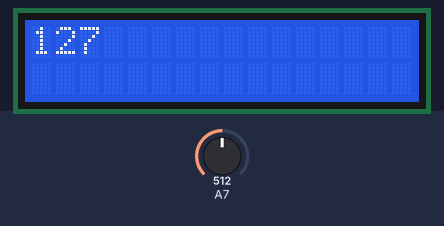
Recording of a sketch running on a simulated Arduino Mega 2560, built with avr-gcc and run on an emulated ATmega2560. Parts: 16×2 character LCD. The test bench sets the inputs (shaded band); at power-on: A7 = 512. What the sketch prints to the serial monitor is not drawn.

Above: at 1.2 s.
1.3 s: A7 set to 716
At 2.0 s:
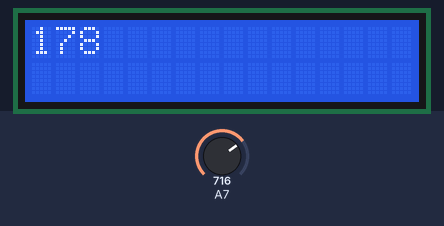
2.8 s: A7 set to 900
At 3.3 s:
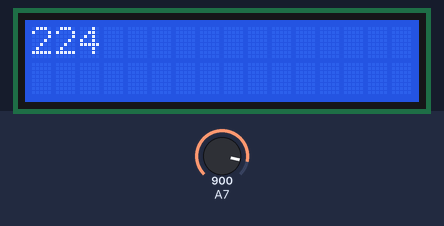
4.3 s: A7 set to 1023
At 5.5 s:
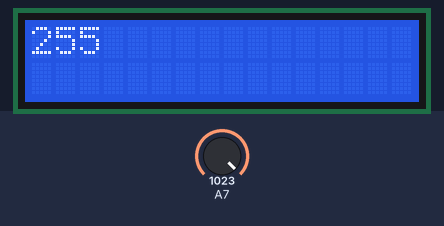
Timing chart, 0 to 7.3 s (numbered marks = the images above; inputs shaded):
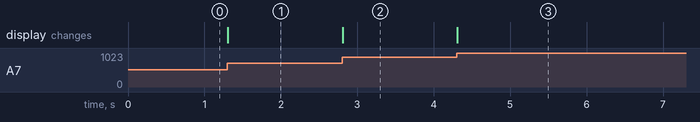

The sketch:

Activity_3.3.ino
```cpp
#include <LiquidCrystal.h>
int potPin = 39 ;
int readValue = 0 ;
const int rs = 12, en = 11, d4 = 5, d5 = 4, d6 = 3, d7 = 2;
LiquidCrystal lcd(rs, en, d4, d5, d6, d7);
int val;
void setup() {
pinMode(potPin, INPUT);
Serial.begin(9600);
lcd.begin(16, 2);
}
void loop()
{
readValue = analogRead(potPin);
lcd.setCursor(0, 0);
val = map(readValue, 0, 1023, 0, 255);
lcd.print(val);
Serial.println(val);
}
```

Measured:
- after the input at 1.3 s, the display: changes at once (image 1)
- after the input at 2.8 s, the display: changes at once (image 2)
- after the input at 4.3 s, the display: changes at once (image 3)
